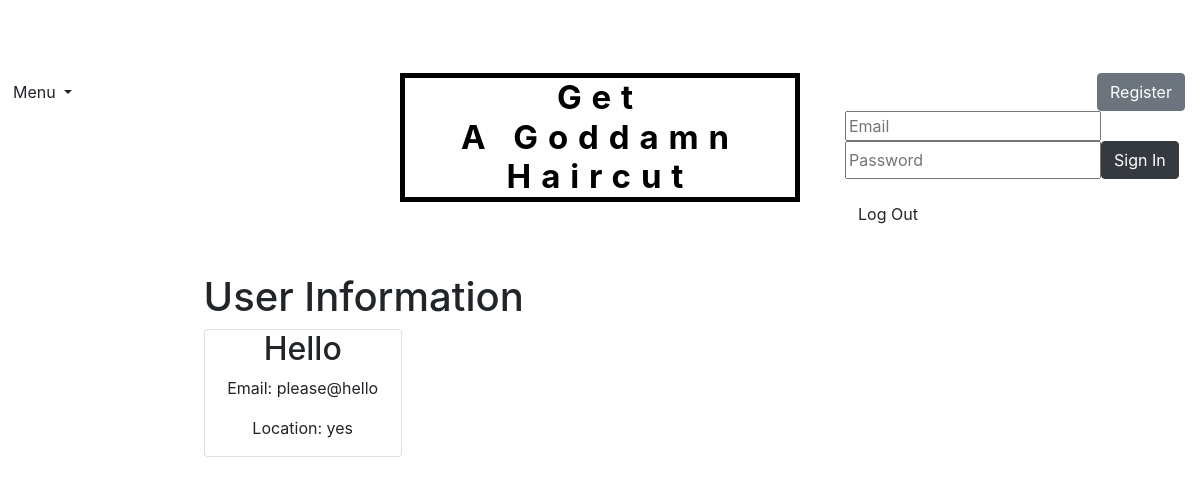
The page /user/ (signed in) on the database its author committed.
### tables this page shows
CREATE TABLE "User" (
	"email"	TEXT NOT NULL UNIQUE,
	"name"	TEXT NOT NULL,
	"location"	TEXT,
	"hash_password"	TEXT NOT NULL UNIQUE,
	PRIMARY KEY("email")
);

### run.py (the view)
@app.route('/user/')
@requires_login
def user():
    user = query_db("SELECT email,name,location FROM User WHERE email = ?", [session['user']], one=True)
    if user is None:
        return redirect(url_for('.root'))
    if session.get('user_name', None) is None:
        session['user_name'] = user['name']
    return render_template('user.html', user=user)

### run.py (called while the page is built)
def requires_login(f):
    @wraps(f)
    def decorated(*args, **kwargs):
        status = session.get('logged_in', False)
        if not status:
            return redirect(url_for('.root'))
        return f(*args, **kwargs)
    return decorated

def query_db(query, args=(), one=False):
    cur = get_db().execute(query, args)
    rv = cur.fetchall()
    cur.close()
    return (rv[0] if rv else None) if one else rv

def get_db():
    db = getattr(g, 'db', None)
    if db is None:
        db = sql.connect(db_location)
        g.db = db
        db.row_factory = sql.Row
    return db

@app.teardown_appcontext
def close_db_connection(exception):
    db = getattr(g, 'db', None)
    if db is not None:
        db.close()

### templates/user.html
﻿{%extends 'base.html'%}
{%block content%}
<h1>User Information</h1>
<div class="card" style="max-width:25%; text-align:center">
    <h2>{{user['name']}}</h2>
    <p label="Email" class="email">Email: {{user['email']}}</p>
    <p>Location: {{user['location']}}</p>
</div>
{%endblock%}}

### static/css/styles.css (style rules this page uses)
﻿html, body, .grid-container { height: 100%; }

### static/css/map.css (style rules this page uses)
html, body { height: 100%; margin: 0; padding: 0; }

### rows shown on the page
User: name "Hello", email "please@hello", location "yes"
